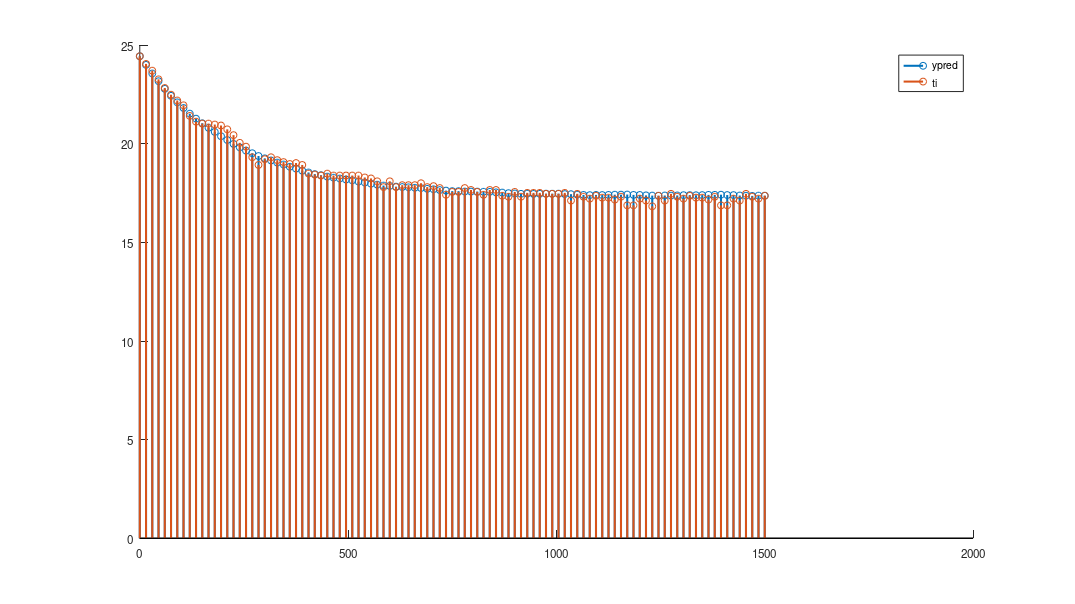
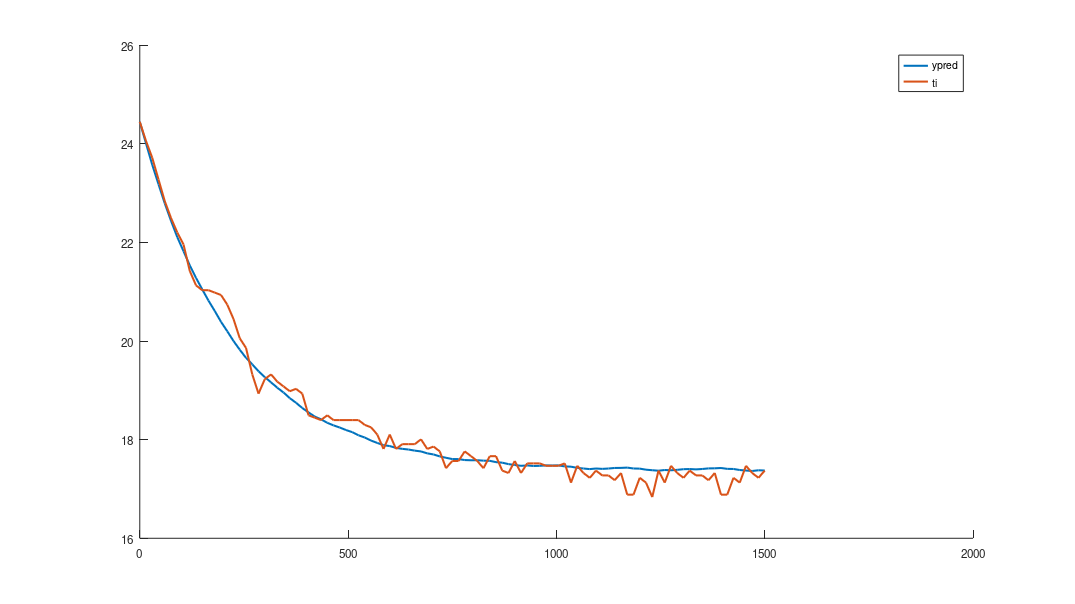
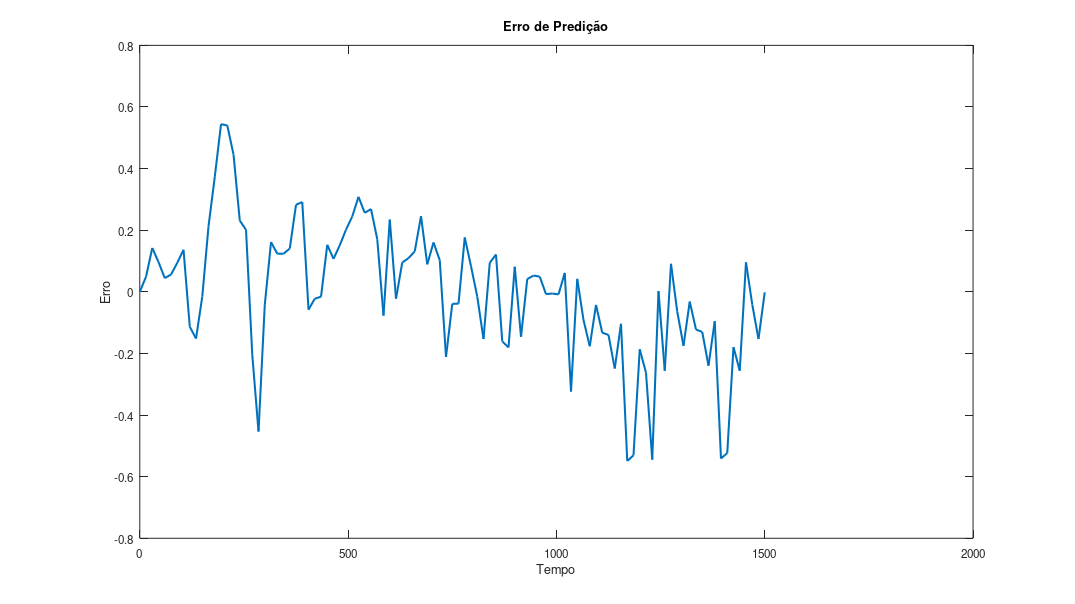

Write the MATLAB code that produced these figures, in order.
clear; clc; close all;

%% Parte 2

GENERATE_GRAPHS = true;

function exportgraph(filename, generate)

   if !generate
        return;
    endif

    set(gcf, 'PaperUnits', 'inches');
    set(gcf, 'PaperSize', [12.8, 7.2]);
    set(gcf, 'PaperPosition', [0, 0, 12.8, 7.2]);

    print(gcf, fullfile(pwd, filename), '-dpng', '-r400');
end

% --- Leitura do arquivo dados_amostra_ti_ac.txt ---
if exist('dados_amostra_ti_ac.txt', 'file')
    dados_amostra_ti_ac = dlmread('dados_amostra_ti_ac.txt');
else
    error('O arquivo "dados_amostra_ti_ac.txt" não foi encontrado no diretório atual.');
end

fc = 0.0488;
tempo = dados_amostra_ti_ac(:,1);
ti = dados_amostra_ti_ac(:,2) * fc;
ac = dados_amostra_ti_ac(:,3) * fc;

phi = [ti(1:end-1), ac(1:end-1)];

theta = pinv(phi) * ti(2:end);

% Garantindo o tamanho correto para o vetor y_pred baseado no tamanho de tempo
N = length(tempo);
y_pred = zeros(1, N);
y_pred(1) = ti(1);

for k = 2:N
    y_pred(k) = theta(1) * y_pred(k-1) + theta(2) * ac(k-1);
end

figure(1)
hold on
stem(tempo, y_pred, 'LineWidth', 1.75)
stem(tempo, ti, 'LineWidth', 1.75)
legend('ypred', 'ti')
hold off

exportgraph('graph-1', GENERATE_GRAPHS);

figure(2)
hold on
plot(tempo, y_pred, 'LineWidth', 1.75)
plot(tempo, ti, 'LineWidth', 1.75)
legend('ypred', 'ti')
hold off

exportgraph('graph-2', GENERATE_GRAPHS);

% Ajuste de dimensões para o cálculo do erro e somatório (transposição segura)
ti_col = ti(:)';
y_pred_col = y_pred(:)';

J = sum((ti_col - y_pred_col).^2);

figure(3)
erro = ti_col - y_pred_col;
plot(tempo, erro, 'LineWidth', 1.75)
title('Erro de Predição')
xlabel('Tempo')
ylabel('Erro')

exportgraph('graph-3', GENERATE_GRAPHS);
